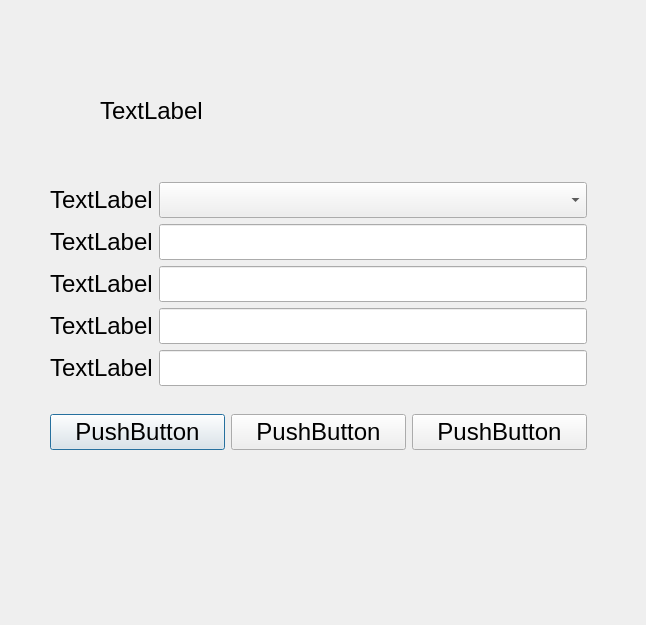
<?xml version="1.0" encoding="UTF-8"?>
<ui version="4.0">
 <class>DlgFindPswd</class>
 <widget class="QDialog" name="DlgFindPswd">
  <property name="geometry">
   <rect>
    <x>0</x>
    <y>0</y>
    <width>646</width>
    <height>625</height>
   </rect>
  </property>
  <property name="font">
   <font>
    <family>Microsoft YaHei UI</family>
    <pointsize>18</pointsize>
   </font>
  </property>
  <property name="windowTitle">
   <string>Dialog</string>
  </property>
  <widget class="QLabel" name="label">
   <property name="geometry">
    <rect>
     <x>100</x>
     <y>70</y>
     <width>321</width>
     <height>81</height>
    </rect>
   </property>
   <property name="text">
    <string>TextLabel</string>
   </property>
  </widget>
  <widget class="QWidget" name="">
   <property name="geometry">
    <rect>
     <x>50</x>
     <y>160</y>
     <width>537</width>
     <height>314</height>
    </rect>
   </property>
   <layout class="QVBoxLayout" name="verticalLayout">
    <item>
     <layout class="QGridLayout" name="gridLayout">
      <item row="1" column="1">
       <widget class="QLineEdit" name="lineEdit"/>
      </item>
      <item row="3" column="1">
       <widget class="QLineEdit" name="lineEdit_4"/>
      </item>
      <item row="1" column="0">
       <widget class="QLabel" name="label_2">
        <property name="text">
         <string>TextLabel</string>
        </property>
       </widget>
      </item>
      <item row="0" column="0">
       <widget class="QLabel" name="label_3">
        <property name="text">
         <string>TextLabel</string>
        </property>
       </widget>
      </item>
      <item row="0" column="1">
       <widget class="QComboBox" name="comboBox"/>
      </item>
      <item row="2" column="1">
       <widget class="QLineEdit" name="lineEdit_3"/>
      </item>
      <item row="2" column="0">
       <widget class="QLabel" name="label_4">
        <property name="text">
         <string>TextLabel</string>
        </property>
       </widget>
      </item>
      <item row="3" column="0">
       <widget class="QLabel" name="label_5">
        <property name="text">
         <string>TextLabel</string>
        </property>
       </widget>
      </item>
      <item row="4" column="0">
       <widget class="QLabel" name="label_6">
        <property name="text">
         <string>TextLabel</string>
        </property>
       </widget>
      </item>
      <item row="4" column="1">
       <widget class="QLineEdit" name="lineEdit_5"/>
      </item>
     </layout>
    </item>
    <item>
     <layout class="QHBoxLayout" name="horizontalLayout">
      <item>
       <widget class="QPushButton" name="pushButton">
        <property name="text">
         <string>PushButton</string>
        </property>
       </widget>
      </item>
      <item>
       <widget class="QPushButton" name="pushButton_3">
        <property name="text">
         <string>PushButton</string>
        </property>
       </widget>
      </item>
      <item>
       <widget class="QPushButton" name="pushButton_2">
        <property name="text">
         <string>PushButton</string>
        </property>
       </widget>
      </item>
     </layout>
    </item>
   </layout>
  </widget>
 </widget>
 <resources/>
 <connections/>
</ui>
